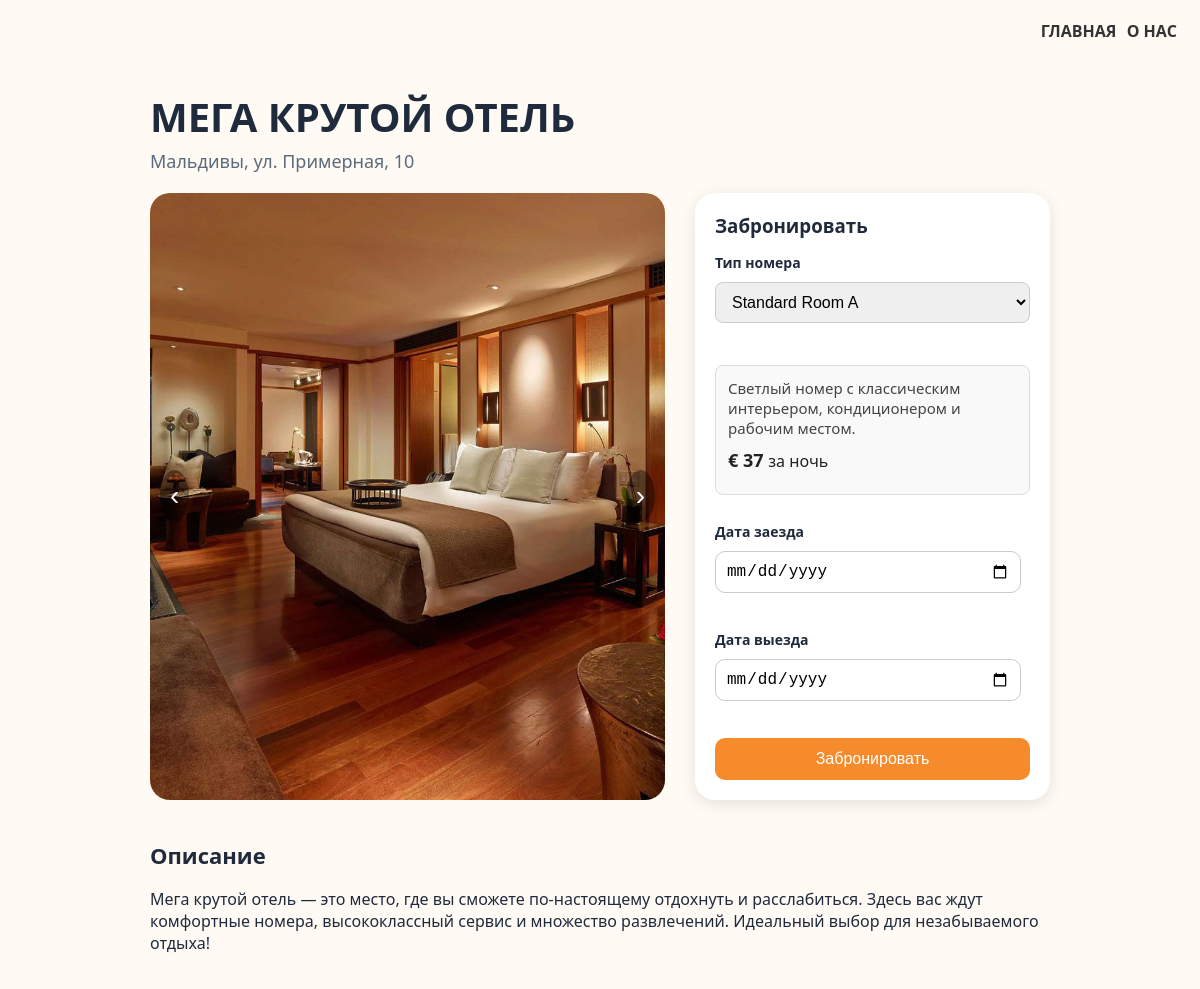
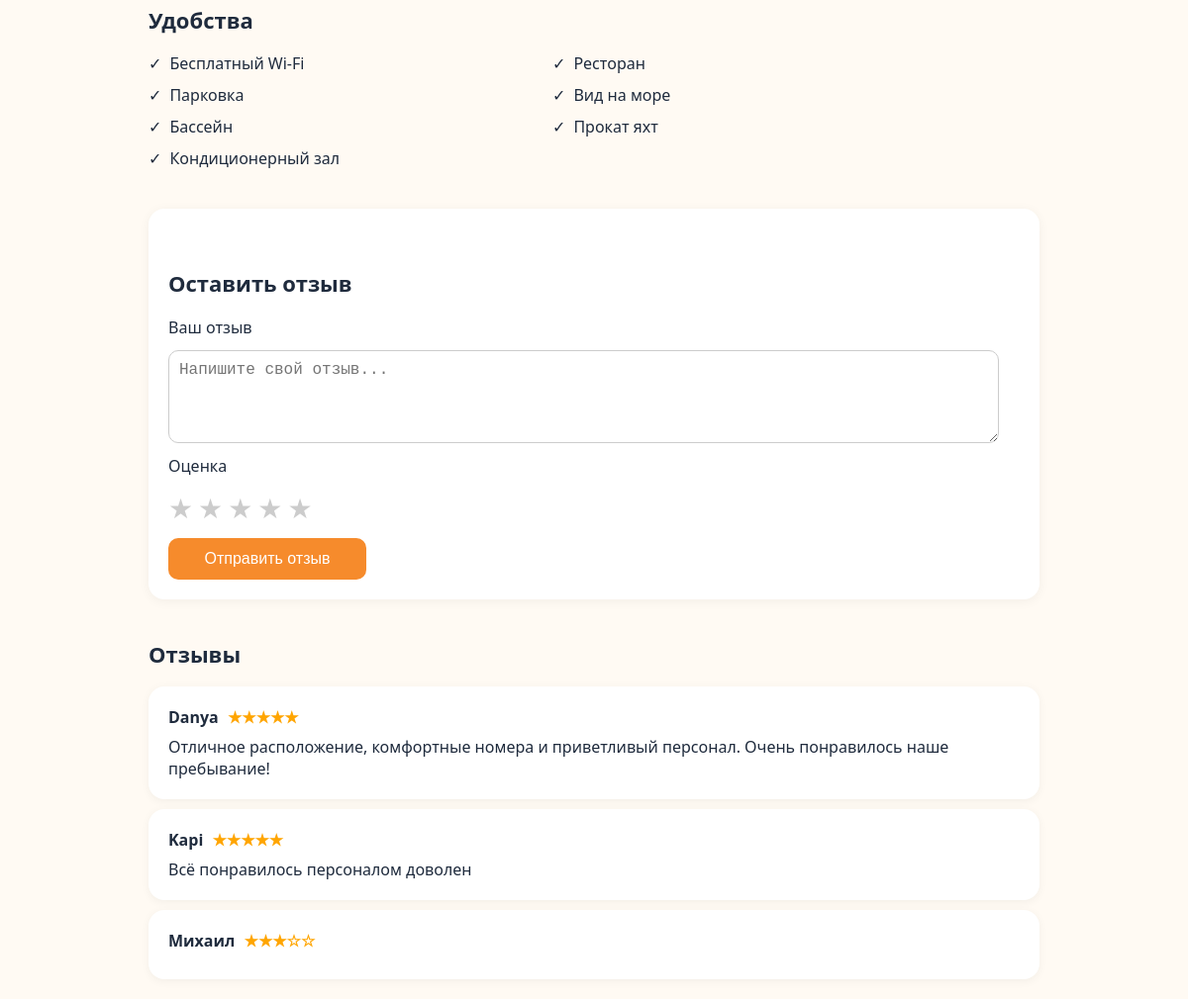
The page /hotel_menu/2 on the database its author committed (2 pictures, top to bottom).
### data/hotel.py (models this page shows)
class Hotel(SqlAlchemyBase):
    __tablename__ = 'hotel'
    id = sqlalchemy.Column(sqlalchemy.Integer, primary_key=True, autoincrement=True)
    image = sqlalchemy.Column(sqlalchemy.String)
    alternative = sqlalchemy.Column(sqlalchemy.String)
    title = sqlalchemy.Column(sqlalchemy.String)
    city = sqlalchemy.Column(sqlalchemy.String)
    price = sqlalchemy.Column(sqlalchemy.String)
    rating = sqlalchemy.Column(sqlalchemy.String)
    description = sqlalchemy.Column(sqlalchemy.String)
    conveniences = sqlalchemy.Column(sqlalchemy.String)
    reviews = orm.relationship("Review", back_populates="hotel")
    rooms = orm.relationship("Room", back_populates="hotel")

### data/room.py (models this page shows)
class Room(SqlAlchemyBase):
    __tablename__ = 'rooms'
    id = sqlalchemy.Column(sqlalchemy.Integer, primary_key=True, autoincrement=True)
    hotel_id = sqlalchemy.Column(sqlalchemy.Integer, sqlalchemy.ForeignKey('hotel.id'))
    hotel = orm.relationship('Hotel', back_populates='rooms')
    name = sqlalchemy.Column(sqlalchemy.String, nullable=False)
    description = sqlalchemy.Column(sqlalchemy.String)
    price = sqlalchemy.Column(sqlalchemy.Integer, nullable=False)
    capacity = sqlalchemy.Column(sqlalchemy.Integer, nullable=False)

### data/review.py (models this page shows)
class Review(SqlAlchemyBase):
    __tablename__ = 'review'
    id = sqlalchemy.Column(sqlalchemy.Integer, primary_key=True, autoincrement=True)
    text = sqlalchemy.Column(sqlalchemy.String, nullable=True, default='')
    rating = sqlalchemy.Column(sqlalchemy.Integer, nullable=True, default=0)
    username = sqlalchemy.Column(sqlalchemy.String, nullable=False)
    user_id = sqlalchemy.Column(sqlalchemy.Integer, sqlalchemy.ForeignKey("user.id"))
    user = orm.relationship("User", back_populates='reviews')
    hotel_id = sqlalchemy.Column(sqlalchemy.Integer, sqlalchemy.ForeignKey("hotel.id"))
    hotel = orm.relationship("Hotel", back_populates='reviews')

### main.py (the view, shortened to what this page needs)
@app.route("/hotel_menu/<index_hotel>", methods=["GET", "POST"])
def hotel_menu(index_hotel):
    db_sess = db_session.create_session()
    room_types = [i.__dict__ for i in db_sess.query(Room).filter(Room.hotel_id == index_hotel).all()]
    files = os.listdir(path=f"static/images_{index_hotel}")
    images = [
        url_for("static", filename=f"images_{index_hotel}/room{i}.jpg")
        for i in range(1, len(files) + 1)
    ]
    hotel_card = db_sess.query(Hotel).filter(Hotel.id == index_hotel).first().__dict__
    conveniences = hotel_card["conveniences"].split(';')
    reviews = [i.__dict__ for i in db_sess.query(Review).filter(Review.hotel_id == index_hotel).all()]
    return render_template("hotel_menu.html", images=images, hotel_card=hotel_card,
                           conveniences=conveniences, reviews=reviews, room_types=room_types)

### data/db_session.py (called while the page is built)
def create_session() -> Session:
    global __factory
    return __factory()

### templates/hotel_menu.html (shortened to what this page needs)
<!DOCTYPE html>
<html lang="ru">
  <head>
    <link rel="stylesheet" href="../static/styles/hotel_menu.css" />
  </head>
  <body>
    <header>
      <nav class="navbar">
        <div class="nav-links">
          <a href="/">ГЛАВНАЯ</a>
          <a href="#">О НАС</a>
        </div>
      </nav>
    </header>
    <div class="container">
      <h1>{{ hotel_card["title"] }}</h1>
      <div class="subheading">{{ hotel_card["city"] }}, ул. Примерная, 10</div>
      <div class="top-section">
        <div class="hotel-img">
          <button class="carousel-btn prev" onclick="prevImage()">‹</button>
          <img id="carousel-image" src="{{ images[0] }}" alt="Hotel Room" />
          <button class="carousel-btn next" onclick="nextImage()">›</button>
        </div>
        <div class="booking-panel">
          <h3>Забронировать</h3>
          <form class="review-form" method="POST">
            <div class="input-group">
              <label for="room-select">Тип номера</label>
              <select id="room-select" name="room">
                {% for room in room_types %}
                <option value="{{ room.id }}" data-price="{{ room.price }}" data-description="{{ room.description }}">
                  {{ room.name }}
                </option>
                {% endfor %}
              </select>
            </div>
            <div class="room-details" id="room-details">
              <p id="room-description">{{ room_types[0].description }}</p>
              <div class="price">
                € <span id="room-price">{{ room_types[0].price }}</span>
                <span style="font-weight: normal; font-size: 16px">за ночь</span>
              </div>
            </div>
            <div class="input-group">
              <label for="checkin">Дата заезда</label>
              <input type="date" id="checkin" name="checkin" />
            </div>
            <div class="input-group">
              <label for="checkout">Дата выезда</label>
              <input type="date" id="checkout" name="checkout" />
            </div>
            <button class="book-btn" name="booking_button" value="booking_button">Забронировать</button>
          </form>
        </div>
      </div>
      <div class="description">
        <h2>Описание</h2>
        <p>{{ hotel_card["description"] }}</p>
      </div>
      <div class="amenities">
        <h2>Удобства</h2>
        <ul>
          {% for convenience in conveniences %}
          <li>{{ convenience }}</li>
          {% endfor %}
        </ul>
      </div>
      <div class="reviews">
        <div class="leave-review">
          <h2>Оставить отзыв</h2>
          <form class="review-form" method="POST">
            <label for="review-text">Ваш отзыв</label>
            <textarea
              id="review-text"
              name="text"
              rows="4"
              placeholder="Напишите свой отзыв..."
            ></textarea>
            <label>Оценка</label>
            <div class="star-rating">
              <input type="radio" name="rating" id="star5" value="5" /><label
                for="star5"
                >★</label
              >
              <input type="radio" name="rating" id="star4" value="4" /><label
                for="star4"
                >★</label
              >
              <input type="radio" name="rating" id="star3" value="3" /><label
                for="star3"
                >★</label
              >
              <input type="radio" name="rating" id="star2" value="2" /><label
                for="star2"
                >★</label
              >
              <input type="radio" name="rating" id="star1" value="1" /><label
                for="star1"
                >★</label
              >
            </div>
            <button type="submit" class="submit-review" name="review_button" value="review_button">Отправить отзыв</button>
          </form>
        </div>
        <div class="review">
          <h2>Отзывы</h2>
          {% for review in reviews %}
          <div class="review-box">
            <strong
              >{{ review["username"] }}<span class="stars">
                {{ '★' * review["rating"] }}{{ '☆' * (5 - review["rating"]) }}
              </span></strong
            >
            {{ review["text"] }}
          </div>
          {% endfor %}
        </div>
      </div>
    </div>
  </body>
</html>

### static/styles/hotel_menu.css (style rules this page uses)
body { font-family: "Segoe UI", sans-serif; background-color: #fffaf3; color: #1f2b3d; margin: 0; padding: 20px; }
.container { max-width: 900px; margin: 0 auto; }
h1 { font-size: 40px; font-weight: 700; text-transform: uppercase; margin-bottom: 5px; }
h2 { font-size: 22px; margin-top: 40px; }
li { margin-bottom: 10px; }
.navbar { display: flex; justify-content: flex-end; gap: 20px; padding-bottom: 20px; font-weight: 600; }
.nav-links a { color: #333; text-decoration: none; font-weight: bold; margin: 3px; transition: color 0.3s ease; }
.subheading { font-size: 18px; color: #5a6b7d; margin-bottom: 20px; }
.top-section { display: flex; gap: 30px; flex-wrap: wrap; }
.hotel-img { flex: 1 1 50%; position: relative; border-radius: 20px; overflow: hidden; min-height: 350px; display: flex; align-items: center; justify-content: center; }
.hotel-img img { width: 100%; height: 100%; object-fit: cover; border-radius: 10px; }
.booking-panel { flex: 1 1 50%; display: flex; flex-direction: column; justify-content: center; }
.booking-panel select { width: 100%; padding: 10px 12px; font-size: 16px; border: 1px solid #ccc; border-radius: 8px; margin-bottom: 15px; box-sizing: border-box; }
.room-details { background-color: #f9f9f9; padding: 12px; border-radius: 8px; margin-bottom: 15px; border: 1px solid #ddd; }
.room-details p { margin: 0 0 10px 0; font-size: 15px; color: #444; }
.room-details .price { font-size: 18px; font-weight: bold; color: #222; }
.booking-panel .input-group label { display: block; margin-bottom: 6px; font-weight: bold; font-size: 14px; }
.booking-panel .input-group { margin-bottom: 15px; }
.carousel-btn { position: absolute; top: 50%; transform: translateY(-50%); background-color: rgba(0, 0, 0, 0.4); color: white; border: none; font-size: 28px; padding: 10px; cursor: pointer; border-radius: 50%; z-index: 10; }
.carousel-btn.prev { left: 10px; }
.carousel-btn.next { right: 10px; }
.booking-panel { flex: 1 1 250px; background-color: white; border-radius: 20px; padding: 20px; box-shadow: 0 4px 16px rgba(0, 0, 0, 0.1); animation: fadeIn 0.6s ease-in-out; }
.booking-panel h3 { margin: 0 0 15px; }
.booking-panel input { display: block; width: 90%; margin-bottom: 10px; padding: 10px; font-size: 16px; border-radius: 10px; border: 1px solid #ccc; transition: border-color 0.4s ease; }
.input-group { display: flex; flex-direction: column; gap: 4px; }
.price { font-size: 22px; font-weight: bold; margin: 10px 0; }
.book-btn { background-color: #f68b2c; color: white; padding: 12px; width: 100%; border: none; border-radius: 10px; font-size: 16px; cursor: pointer; transition: background-color 0.4s ease; }
.description, .amenities, .reviews { margin-top: 30px; }
.amenities ul { list-style: none; padding-left: 0; columns: 2; max-width: 800px; }
.amenities li::before { content: "\2713"; color: #1f2b3d; padding-right: 8px; }
.leave-review { margin-top: 40px; background: #ffffff; padding: 20px; border-radius: 16px; box-shadow: 0 2px 12px rgba(0, 0, 0, 0.05); animation: fadeIn 0.6s ease-in-out; }
.review-form { display: flex; flex-direction: column; gap: 12px; }
.review-form textarea { width: 95%; padding: 10px; border-radius: 10px; border: 1px solid #ccc; font-size: 16px; resize: vertical; }
.star-rating { display: flex; flex-direction: row-reverse; justify-content: start; gap: 5px; }
.star-rating label { font-size: 28px; color: #ccc; cursor: pointer; transition: color 0.3s; }
.submit-review { background-color: #f68b2c; color: white; padding: 12px; border: none; border-radius: 10px; font-size: 16px; cursor: pointer; width: 200px; transition: background-color 0.3s; }
.review-box { background-color: white; border-radius: 16px; padding: 20px; margin-top: 10px; box-shadow: 0 2px 10px rgba(0, 0, 0, 0.05); animation: slideUp 0.6s ease-in-out; }
.review-box strong { display: block; margin-bottom: 8px; }
.stars { color: orange; margin-left: 5px; }

### rows shown on the page
Hotel: title "МЕГА КРУТОЙ ОТЕЛЬ", city "Мальдивы", description "Мега крутой отель — это место, где вы сможете по-настоящему отдохнуть и расслабиться. Здесь вас ждут комфортные номера, высококлассный сервис и множество развлечений. Идеальный выбор для незабываемого отдыха!"
Room: description "Светлый номер с классическим интерьером, кондиционером и рабочим местом."
Review: username "Danya", rating "★★★★★", text "Отличное расположение, комфортные номера и приветливый персонал. Очень понравилось наше пребывание!"
Review: username "Kapi", rating "★★★★★", text "Всё понравилось персоналом доволен"
Review: username "Михаил", rating "★★★", rating "☆☆"

### other values the page prints
{{ room_types[0].price }} "37"
{{ convenience }} "Бесплатный Wi-Fi" "Парковка" "Бассейн" "Кондиционерный зал" "Ресторан" "Вид на море" "Прокат яхт"
form field room "Standard Room A"
